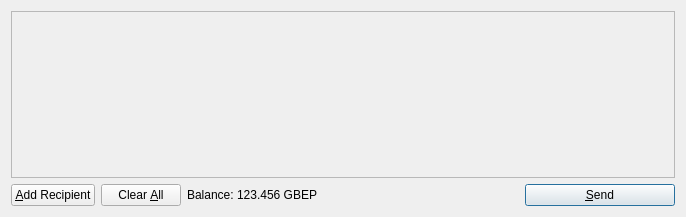
<?xml version="1.0" encoding="UTF-8"?>
<ui version="4.0">
 <class>SendCoinsDialog</class>
 <widget class="QDialog" name="SendCoinsDialog">
  <property name="geometry">
   <rect>
    <x>0</x>
    <y>0</y>
    <width>686</width>
    <height>217</height>
   </rect>
  </property>
  <property name="windowTitle">
   <string>Send Coins</string>
  </property>
  <layout class="QVBoxLayout" name="verticalLayout">
   <item>
    <widget class="QScrollArea" name="scrollArea">
     <property name="widgetResizable">
      <bool>true</bool>
     </property>
     <widget class="QWidget" name="scrollAreaWidgetContents">
      <property name="geometry">
       <rect>
        <x>0</x>
        <y>0</y>
        <width>666</width>
        <height>165</height>
       </rect>
      </property>
      <layout class="QVBoxLayout" name="verticalLayout_2">
       <property name="margin">
        <number>0</number>
       </property>
       <item>
        <layout class="QVBoxLayout" name="entries">
         <property name="spacing">
          <number>6</number>
         </property>
        </layout>
       </item>
       <item>
        <spacer name="verticalSpacer">
         <property name="orientation">
          <enum>Qt::Vertical</enum>
         </property>
         <property name="sizeHint" stdset="0">
          <size>
           <width>20</width>
           <height>40</height>
          </size>
         </property>
        </spacer>
       </item>
      </layout>
     </widget>
    </widget>
   </item>
   <item>
    <layout class="QHBoxLayout" name="horizontalLayout">
     <item>
      <widget class="QPushButton" name="addButton">
       <property name="toolTip">
        <string>Send to multiple recipients at once</string>
       </property>
       <property name="text">
        <string>&amp;Add Recipient</string>
       </property>
       <property name="icon">
        <iconset resource="../bitcoin.qrc">
         <normaloff>:/icons/add</normaloff>:/icons/add</iconset>
       </property>
       <property name="autoDefault">
        <bool>false</bool>
       </property>
      </widget>
     </item>
     <item>
      <widget class="QPushButton" name="clearButton">
       <property name="sizePolicy">
        <sizepolicy hsizetype="Minimum" vsizetype="Fixed">
         <horstretch>0</horstretch>
         <verstretch>0</verstretch>
        </sizepolicy>
       </property>
       <property name="toolTip">
        <string>Remove all transaction fields</string>
       </property>
       <property name="text">
        <string>Clear &amp;All</string>
       </property>
       <property name="icon">
        <iconset resource="../bitcoin.qrc">
         <normaloff>:/icons/remove</normaloff>:/icons/remove</iconset>
       </property>
       <property name="autoRepeatDelay">
        <number>300</number>
       </property>
       <property name="autoDefault">
        <bool>false</bool>
       </property>
      </widget>
     </item>
     <item>
      <layout class="QHBoxLayout" name="horizontalLayout_2">
       <property name="spacing">
        <number>3</number>
       </property>
       <item>
        <widget class="QLabel" name="label">
         <property name="text">
          <string>Balance:</string>
         </property>
        </widget>
       </item>
       <item>
        <widget class="QLabel" name="labelBalance">
         <property name="cursor">
          <cursorShape>IBeamCursor</cursorShape>
         </property>
         <property name="text">
          <string>123.456 GBEP</string>
         </property>
         <property name="textInteractionFlags">
          <set>Qt::LinksAccessibleByMouse|Qt::TextSelectableByKeyboard|Qt::TextSelectableByMouse</set>
         </property>
        </widget>
       </item>
      </layout>
     </item>
     <item>
      <spacer name="horizontalSpacer">
       <property name="orientation">
        <enum>Qt::Horizontal</enum>
       </property>
       <property name="sizeHint" stdset="0">
        <size>
         <width>40</width>
         <height>20</height>
        </size>
       </property>
      </spacer>
     </item>
     <item>
      <widget class="QPushButton" name="sendButton">
       <property name="minimumSize">
        <size>
         <width>150</width>
         <height>0</height>
        </size>
       </property>
       <property name="toolTip">
        <string>Confirm the send action</string>
       </property>
       <property name="text">
        <string>&amp;Send</string>
       </property>
       <property name="icon">
        <iconset resource="../bitcoin.qrc">
         <normaloff>:/icons/send</normaloff>:/icons/send</iconset>
       </property>
       <property name="default">
        <bool>true</bool>
       </property>
      </widget>
     </item>
    </layout>
   </item>
  </layout>
 </widget>
 <resources>
  <include location="../bitcoin.qrc"/>
 </resources>
 <connections/>
</ui>
